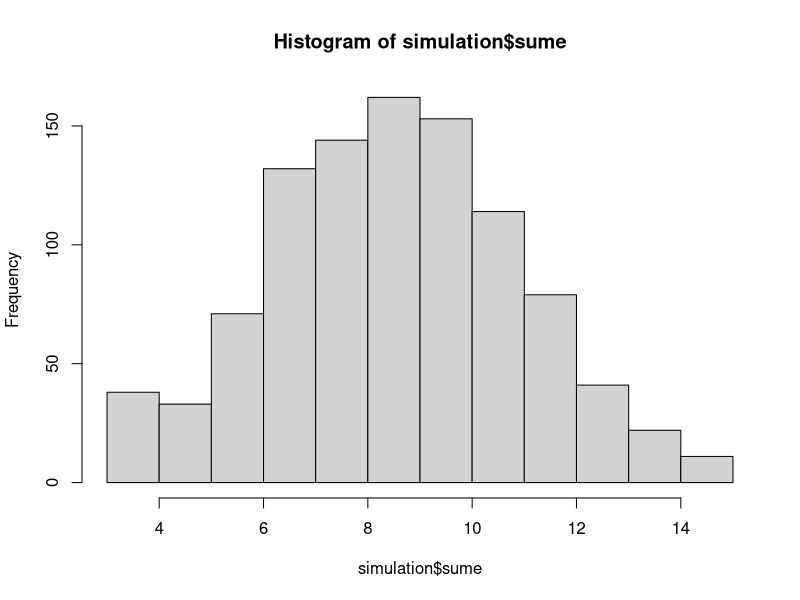

Here is the R script that generated this plot:
library(magrittr)
library(dplyr)

simulation <- as.data.frame(matrix(as.integer(runif(3000, min = 1, max = 6)), 
                     1000, 3))
simulation <- simulation %>% mutate(sume = V1 + V2 + V3)
hist(simulation$sume)
